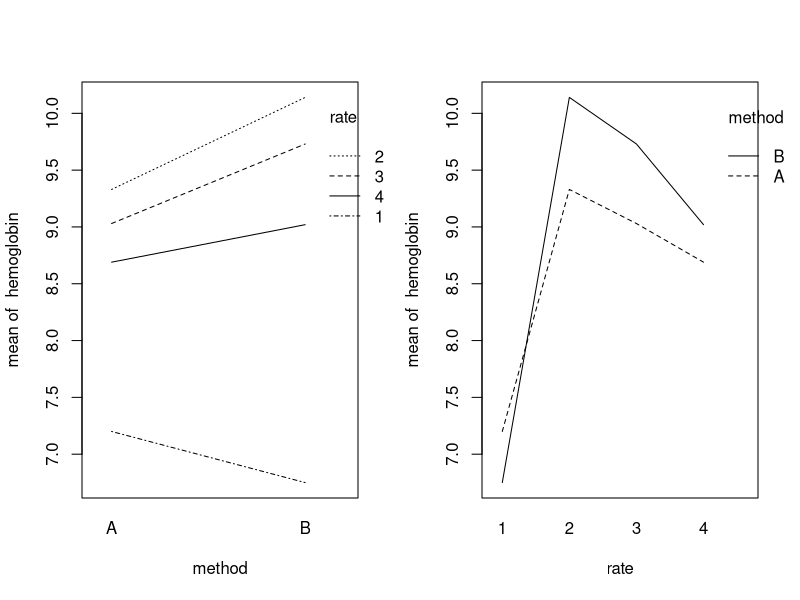
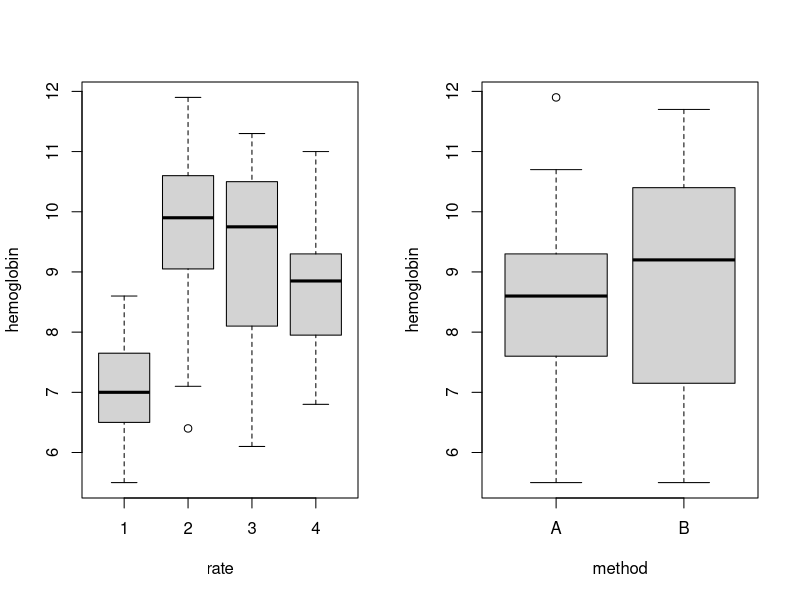

Write the R code that produced these figures, in order.
## ---- chunk 1
# Load data
hemoglobin_data <- read.table("hemoglobin-1.txt", header = TRUE)

# Define the factors and their levels
rates <- unique(hemoglobin_data$rate) # Rates 1 to 4
methods <- unique(hemoglobin_data$method)   # Methods A and B

# Create all combinations of rate and method
combinations <- expand.grid(rate = rates, method = methods)

# Assign fishes to each combination
set.seed(123) # For reproducibility
fish_ids <- 1:nrow(hemoglobin_data)
assignments <- sample(fish_ids, length(fish_ids), replace = FALSE)
combinations$fish_ids <- split(assignments,
    f = rep(1:nrow(combinations),
    each = length(assignments)/nrow(combinations))
)

# View the assignments
print(combinations)
print(combinations$fish_ids)

## ---- chunk 2

attach(hemoglobin_data)
par(mfrow=c(1,2))
interaction.plot(method, rate, hemoglobin)
interaction.plot(rate, method, hemoglobin)
boxplot(hemoglobin~rate)
boxplot(hemoglobin~method)
detach(hemoglobin_data)

hemoglobin_data$rate <- as.factor(hemoglobin_data$rate)
hemoglobin_data$method <- as.factor(hemoglobin_data$method)

anova_result <- anova(lm(hemoglobin ~ rate * method, data = hemoglobin_data))
anova_result


## ---- chunk 3
# additive model
anova_result <- anova(lm(hemoglobin ~ rate + method, data = hemoglobin_data))
anova_result

## ---- chunk 4
mean_hemoglobin_by_combination <- aggregate(
    hemoglobin ~ rate + method,
    data = hemoglobin_data,
    FUN = mean
)

sorted_means <- mean_hemoglobin_by_combination[order(-mean_hemoglobin_by_combination$hemoglobin), ]

print(sorted_means)

## ---- chunk 5

hemoglobin_data$rate <- as.factor(hemoglobin_data$rate)

anova_result_one_way <- anova(lm(hemoglobin ~ rate, data = hemoglobin_data))
print(anova_result_one_way)

mean_hemoglobin_by_rate <- aggregate(
    hemoglobin ~ rate,
    data = hemoglobin_data,
    FUN = mean
)
print(mean_hemoglobin_by_rate)

## ---- chunk 6
kruskal_result <- kruskal.test(hemoglobin_data$hemoglobin, hemoglobin_data$rate)
print(kruskal_result)
